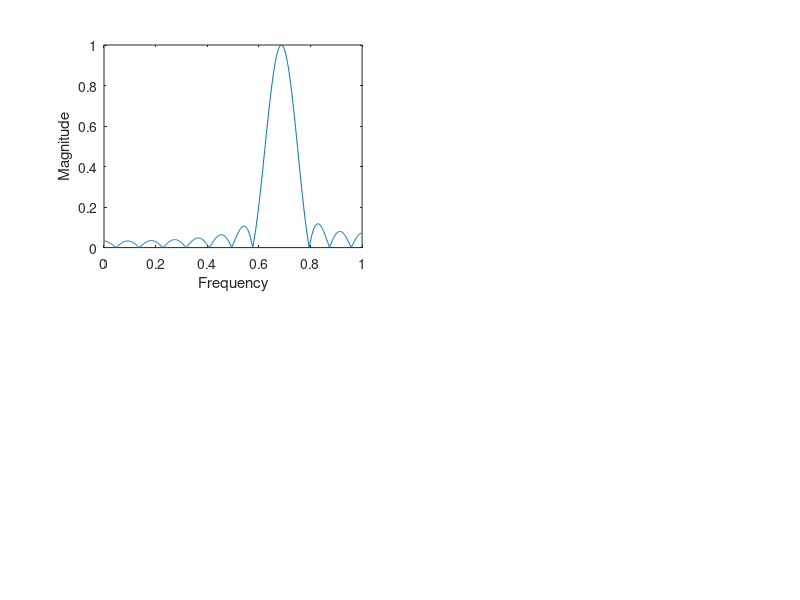

MATLAB code for this plot: (Note: this script raises an error after producing the figure.)
clc;
clear all;
close all;
warning off;
Wn=[2500 3000];
fs=8000;
f=fs/2;
M=[21 41];
Wn=Wn/f;
WIN='Rectangular';
%hamming,hanning,blackman
figure;
for n=1:2
    window=rectwin(M(n));%hamming(n),hanning(n),blackman(n)
    h=fir1(M(n)-1,Wn,"bandpass",window);
    [H,w]=freqz(h);
    subplot(2,2,2*n-1);
    plot(w/pi,abs(H));
    ylabel('Magnitude');
    xlabel('Frequency');
    title(['Magnitude response of ',WIN,' Window of order = ',string(M(n))]);
    subplot(2,2,2*n);
    plot(w/pi,angle(H));
    ylabel('Phase');
    xlabel('Frequency');
    title(['Phase response of ',WIN,' Window of order = ',string(M(n))]);
    clear h H w;
end
